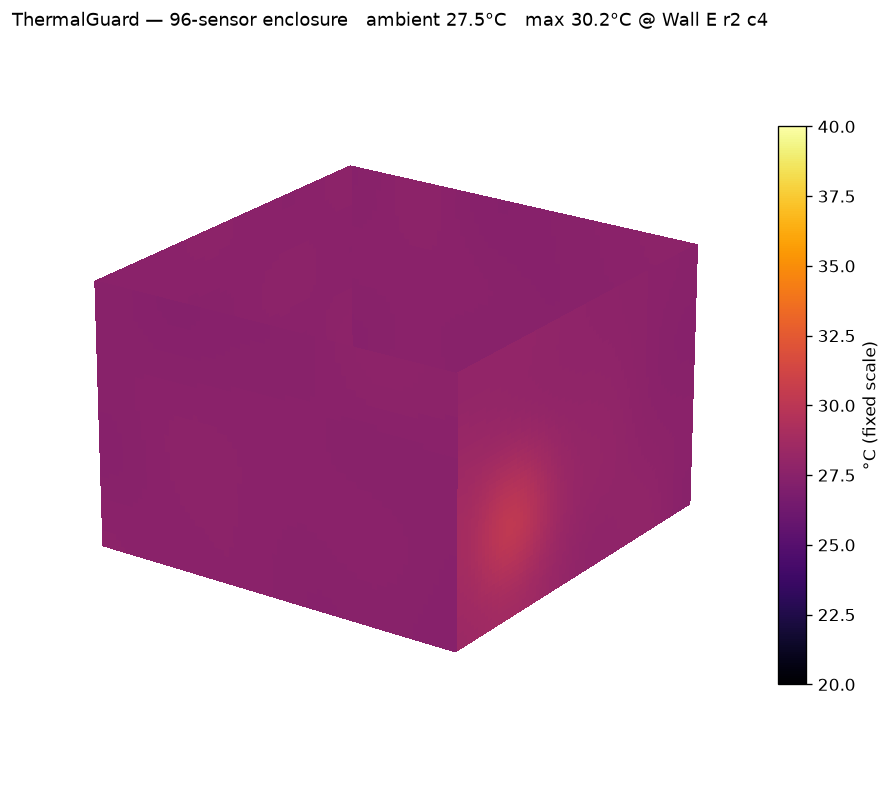

Write the Python code that produced this figure.
"""ThermalGuard 3D thermal view — the enclosure as a thermal camera would see it.

Renders the four sensing walls as faces of a 3D box, each wall's 4x6 sensor
grid bicubic-interpolated to a smooth thermal image (fixed colour scale,
sensor positions marked). Works from the simulator today and from real
frames the moment walls are wired — same frame format throughout.

Usage:
  python thermal3d.py                          # sim, scripted hotspot, save PNG
  python thermal3d.py --live                   # interactive rotating window
  python thermal3d.py --hotspot E --row 2 --col 4
"""

import argparse
from pathlib import Path

import numpy as np
from scipy.ndimage import zoom

WALLS = ["N", "E", "S", "W"]
ROWS, COLS = 4, 6
VMIN, VMAX = 20.0, 40.0
UP = 12  # interpolation upsample factor


def smooth(mat):
    """4x6 -> smooth image via bicubic zoom, NaNs filled with ambient-ish."""
    m = np.array(mat, dtype=float)
    if np.isnan(m).any():
        fill = np.nanmean(m) if np.any(~np.isnan(m)) else VMIN
        m = np.where(np.isnan(m), fill, m)
    return zoom(m, UP, order=3)


def wall_surface(ax, wall, mat, cmap, norm):
    """Draw one wall as a coloured vertical face of the box."""
    img = smooth(mat)                      # (4*UP, 6*UP)
    colors = cmap(norm(img))
    r, c = img.shape
    # horizontal span 0..6, vertical 0..4 (row 0 at top)
    h = np.linspace(0, COLS, c + 1)
    v = np.linspace(ROWS, 0, r + 1)
    H, V = np.meshgrid(h, v)
    Z = V
    if wall == "N":
        X, Y = H, np.full_like(H, COLS)
    elif wall == "S":
        X, Y = COLS - H, np.zeros_like(H)  # flip so viewed-from-outside reads L->R
    elif wall == "E":
        X, Y = np.full_like(H, COLS), COLS - H
    else:  # W
        X, Y = np.zeros_like(H), H
    ax.plot_surface(X, Y, Z, facecolors=colors, rstride=1, cstride=1,
                    shade=False, antialiased=False)
    # sensor position markers
    for rr in range(ROWS):
        for cc in range(COLS):
            hh = (cc + 0.5) / COLS * COLS
            vv = ROWS - (rr + 0.5) / ROWS * ROWS
            if wall == "N":
                ax.scatter(hh, COLS, vv, c="white", s=4, depthshade=False)
            elif wall == "S":
                ax.scatter(COLS - hh, 0, vv, c="white", s=4, depthshade=False)
            elif wall == "E":
                ax.scatter(COLS, COLS - hh, vv, c="white", s=4, depthshade=False)
            else:
                ax.scatter(0, hh, vv, c="white", s=4, depthshade=False)


def frame_to_walls(frame):
    """96 wall sensors -> {wall: 4x6}, using simulator's deterministic layout."""
    mats = {w: np.full((ROWS, COLS), np.nan) for w in WALLS}
    ambient = []
    for bus in frame["buses"]:
        b = bus["bus"]
        if b == 8:
            ambient += [s["t"] for s in bus["sensors"] if s["ok"]]
            continue
        wall = WALLS[b // 2]
        half = b % 2
        for k, s in enumerate(bus["sensors"]):
            if not s["ok"]:
                continue
            idx = half * 12 + k
            mats[wall][idx // COLS, idx % COLS] = s["t"]
    amb = float(np.mean(ambient)) if ambient else float("nan")
    return mats, amb


def render(mats, amb, out=None, live=False, cmap_name="inferno"):
    import matplotlib
    if not live:
        matplotlib.use("Agg")
    import matplotlib.pyplot as plt
    from matplotlib import cm
    from matplotlib.colors import Normalize

    cmap = plt.get_cmap(cmap_name)
    norm = Normalize(VMIN, VMAX)

    fig = plt.figure(figsize=(10, 8))
    ax = fig.add_subplot(111, projection="3d")
    for w in WALLS:
        wall_surface(ax, w, mats[w], cmap, norm)

    # floor for context
    fx, fy = np.meshgrid([0, COLS], [0, COLS])
    ax.plot_surface(fx, fy, np.zeros_like(fx), color="#444444", alpha=0.4)

    hot_t = max(np.nanmax(mats[w]) for w in WALLS)
    hot_w = max(WALLS, key=lambda w: np.nanmax(mats[w]))
    r, c = np.unravel_index(np.nanargmax(mats[hot_w]), (ROWS, COLS))
    ax.set_title(f"ThermalGuard — 96-sensor enclosure   "
                 f"ambient {amb:.1f}°C   max {hot_t:.1f}°C @ Wall {hot_w} "
                 f"r{r} c{c}", fontsize=11)
    ax.set_box_aspect((1, 1, 0.66))
    ax.set_axis_off()
    ax.view_init(elev=22, azim=-55)
    m = cm.ScalarMappable(norm=norm, cmap=cmap)
    fig.colorbar(m, ax=ax, fraction=0.03, pad=0.02, label="°C (fixed scale)")

    if live:
        plt.show()
    else:
        fig.savefig(out, dpi=120, bbox_inches="tight")
        print(f"saved {out}")


def main():
    ap = argparse.ArgumentParser()
    ap.add_argument("--live", action="store_true")
    ap.add_argument("--hotspot", default="N")
    ap.add_argument("--row", type=int, default=1)
    ap.add_argument("--col", type=int, default=3)
    ap.add_argument("--out", default="thermal3d.png")
    ap.add_argument("--cmap", default="inferno",
                    help="inferno (FLIR ironbow-like) | turbo/jet (classic "
                         "blue-to-yellow thermal-camera look)")
    ap.add_argument("--big", action="store_true",
                    help="large multi-cell hotspot spreading across the wall")
    args = ap.parse_args()

    from simulator import ThermalSim
    sim = ThermalSim()
    for i in range(60 if args.big else 40):
        if i == 10:
            if args.big:
                # cluster of sources around the epicentre -> broad hot region
                for dr, dc, p in [(0, 0, 1.4), (0, 1, 0.9), (1, 0, 0.9),
                                  (0, -1, 0.6), (-1, 0, 0.6), (1, 1, 0.5)]:
                    rr = min(max(args.row + dr, 0), ROWS - 1)
                    cc = min(max(args.col + dc, 0), COLS - 1)
                    sim.inject_hotspot(args.hotspot, rr, cc, power=p,
                                       growth=1.01)
            else:
                sim.inject_hotspot(args.hotspot, args.row, args.col,
                                   power=0.9)
        frame = sim.step()
    mats, amb = frame_to_walls(frame)
    render(mats, amb, out=args.out, live=args.live, cmap_name=args.cmap)


if __name__ == "__main__":
    main()
